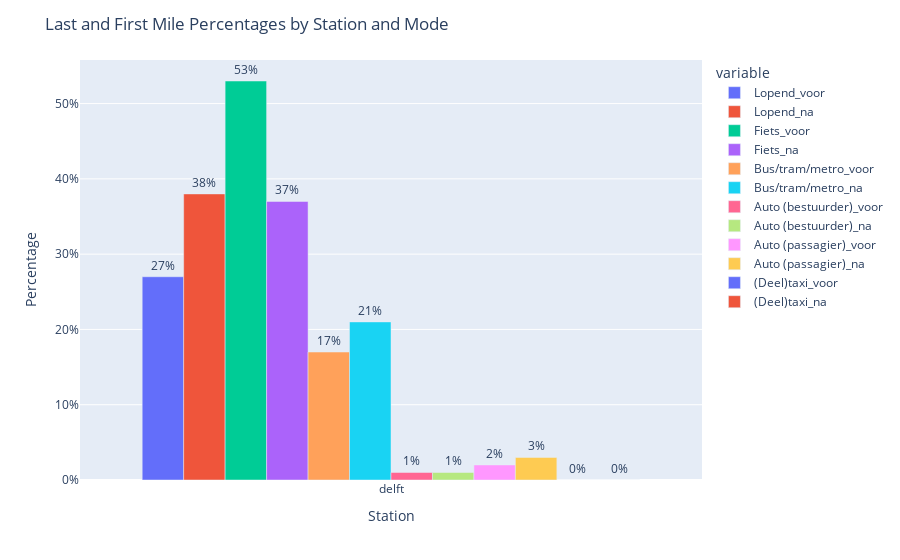

This figure's notebook cell:
### Code cell
# Create a grouped bar chart using Plotly
df_copy_ns_2019_delft = df_copy_ns_2019[df_copy_ns_2019['Station'] == 'delft']

fig = px.bar(df_copy_ns_2019_delft, x='Station', y=['Lopend_voor', 'Lopend_na','Fiets_voor', 'Fiets_na', 'Bus/tram/metro_voor', 'Bus/tram/metro_na', 'Auto (bestuurder)_voor', 'Auto (bestuurder)_na', 'Auto (passagier)_voor', 'Auto (passagier)_na', '(Deel)taxi_voor', '(Deel)taxi_na'], barmode='group')

# Update text labels
fig.update_traces(
    texttemplate='%{value:.0%}',
    textposition='outside'
)


fig.update_layout(
    xaxis_title='Station',
    yaxis_title='Percentage',
    yaxis_tickformat='.0%',
    title='Last and First Mile Percentages by Station and Mode'
)

fig.show()

### Figure 1 — Plotly figure (JSON) as saved in the notebook; plotly's stock layout.template omitted (floating-point values rounded to 4 significant figures)
{"data": [{"alignmentgroup": "True", "hovertemplate": "variable=Lopend_voor<br>Station=%{x}<br>value=%{y}<extra></extra>", "legendgroup": "Lopend_voor", "marker": {"color": "#636efa", "pattern": {"shape": ""}}, "name": "Lopend_voor", "offsetgroup": "Lopend_voor", "orientation": "v", "showlegend": true, "textposition": "outside", "texttemplate": "%{value:.0%}", "type": "bar", "x": ["delft"], "xaxis": "x", "y": [0.27], "yaxis": "y"}, {"alignmentgroup": "True", "hovertemplate": "variable=Lopend_na<br>Station=%{x}<br>value=%{y}<extra></extra>", "legendgroup": "Lopend_na", "marker": {"color": "#EF553B", "pattern": {"shape": ""}}, "name": "Lopend_na", "offsetgroup": "Lopend_na", "orientation": "v", "showlegend": true, "textposition": "outside", "texttemplate": "%{value:.0%}", "type": "bar", "x": ["delft"], "xaxis": "x", "y": [0.38], "yaxis": "y"}, {"alignmentgroup": "True", "hovertemplate": "variable=Fiets_voor<br>Station=%{x}<br>value=%{y}<extra></extra>", "legendgroup": "Fiets_voor", "marker": {"color": "#00cc96", "pattern": {"shape": ""}}, "name": "Fiets_voor", "offsetgroup": "Fiets_voor", "orientation": "v", "showlegend": true, "textposition": "outside", "texttemplate": "%{value:.0%}", "type": "bar", "x": ["delft"], "xaxis": "x", "y": [0.53], "yaxis": "y"}, {"alignmentgroup": "True", "hovertemplate": "variable=Fiets_na<br>Station=%{x}<br>value=%{y}<extra></extra>", "legendgroup": "Fiets_na", "marker": {"color": "#ab63fa", "pattern": {"shape": ""}}, "name": "Fiets_na", "offsetgroup": "Fiets_na", "orientation": "v", "showlegend": true, "textposition": "outside", "texttemplate": "%{value:.0%}", "type": "bar", "x": ["delft"], "xaxis": "x", "y": [0.37], "yaxis": "y"}, {"alignmentgroup": "True", "hovertemplate": "variable=Bus/tram/metro_voor<br>Station=%{x}<br>value=%{y}<extra></extra>", "legendgroup": "Bus/tram/metro_voor", "marker": {"color": "#FFA15A", "pattern": {"shape": ""}}, "name": "Bus/tram/metro_voor", "offsetgroup": "Bus/tram/metro_voor", "orientation": "v", "showlegend": true, "textposition": "outside", "texttemplate": "%{value:.0%}", "type": "bar", "x": ["delft"], "xaxis": "x", "y": [0.17], "yaxis": "y"}, {"alignmentgroup": "True", "hovertemplate": "variable=Bus/tram/metro_na<br>Station=%{x}<br>value=%{y}<extra></extra>", "legendgroup": "Bus/tram/metro_na", "marker": {"color": "#19d3f3", "pattern": {"shape": ""}}, "name": "Bus/tram/metro_na", "offsetgroup": "Bus/tram/metro_na", "orientation": "v", "showlegend": true, "textposition": "outside", "texttemplate": "%{value:.0%}", "type": "bar", "x": ["delft"], "xaxis": "x", "y": [0.21], "yaxis": "y"}, {"alignmentgroup": "True", "hovertemplate": "variable=Auto (bestuurder)_voor<br>Station=%{x}<br>value=%{y}<extra></extra>", "legendgroup": "Auto (bestuurder)_voor", "marker": {"color": "#FF6692", "pattern": {"shape": ""}}, "name": "Auto (bestuurder)_voor", "offsetgroup": "Auto (bestuurder)_voor", "orientation": "v", "showlegend": true, "textposition": "outside", "texttemplate": "%{value:.0%}", "type": "bar", "x": ["delft"], "xaxis": "x", "y": [0.01], "yaxis": "y"}, {"alignmentgroup": "True", "hovertemplate": "variable=Auto (bestuurder)_na<br>Station=%{x}<br>value=%{y}<extra></extra>", "legendgroup": "Auto (bestuurder)_na", "marker": {"color": "#B6E880", "pattern": {"shape": ""}}, "name": "Auto (bestuurder)_na", "offsetgroup": "Auto (bestuurder)_na", "orientation": "v", "showlegend": true, "textposition": "outside", "texttemplate": "%{value:.0%}", "type": "bar", "x": ["delft"], "xaxis": "x", "y": [0.01], "yaxis": "y"}, {"alignmentgroup": "True", "hovertemplate": "variable=Auto (passagier)_voor<br>Station=%{x}<br>value=%{y}<extra></extra>", "legendgroup": "Auto (passagier)_voor", "marker": {"color": "#FF97FF", "pattern": {"shape": ""}}, "name": "Auto (passagier)_voor", "offsetgroup": "Auto (passagier)_voor", "orientation": "v", "showlegend": true, "textposition": "outside", "texttemplate": "%{value:.0%}", "type": "bar", "x": ["delft"], "xaxis": "x", "y": [0.02], "yaxis": "y"}, {"alignmentgroup": "True", "hovertemplate": "variable=Auto (passagier)_na<br>Station=%{x}<br>value=%{y}<extra></extra>", "legendgroup": "Auto (passagier)_na", "marker": {"color": "#FECB52", "pattern": {"shape": ""}}, "name": "Auto (passagier)_na", "offsetgroup": "Auto (passagier)_na", "orientation": "v", "showlegend": true, "textposition": "outside", "texttemplate": "%{value:.0%}", "type": "bar", "x": ["delft"], "xaxis": "x", "y": [0.03], "yaxis": "y"}, {"alignmentgroup": "True", "hovertemplate": "variable=(Deel)taxi_voor<br>Station=%{x}<br>value=%{y}<extra></extra>", "legendgroup": "(Deel)taxi_voor", "marker": {"color": "#636efa", "pattern": {"shape": ""}}, "name": "(Deel)taxi_voor", "offsetgroup": "(Deel)taxi_voor", "orientation": "v", "showlegend": true, "textposition": "outside", "texttemplate": "%{value:.0%}", "type": "bar", "x": ["delft"], "xaxis": "x", "y": [0], "yaxis": "y"}, {"alignmentgroup": "True", "hovertemplate": "variable=(Deel)taxi_na<br>Station=%{x}<br>value=%{y}<extra></extra>", "legendgroup": "(Deel)taxi_na", "marker": {"color": "#EF553B", "pattern": {"shape": ""}}, "name": "(Deel)taxi_na", "offsetgroup": "(Deel)taxi_na", "orientation": "v", "showlegend": true, "textposition": "outside", "texttemplate": "%{value:.0%}", "type": "bar", "x": ["delft"], "xaxis": "x", "y": [0], "yaxis": "y"}], "layout": {"barmode": "group", "legend": {"title": {"text": "variable"}, "tracegroupgap": 0}, "margin": {"t": 60}, "title": {"text": "Last and First Mile Percentages by Station and Mode"}, "xaxis": {"anchor": "y", "domain": [0, 1], "title": {"text": "Station"}}, "yaxis": {"anchor": "x", "domain": [0, 1], "tickformat": ".0%", "title": {"text": "Percentage"}}}}
